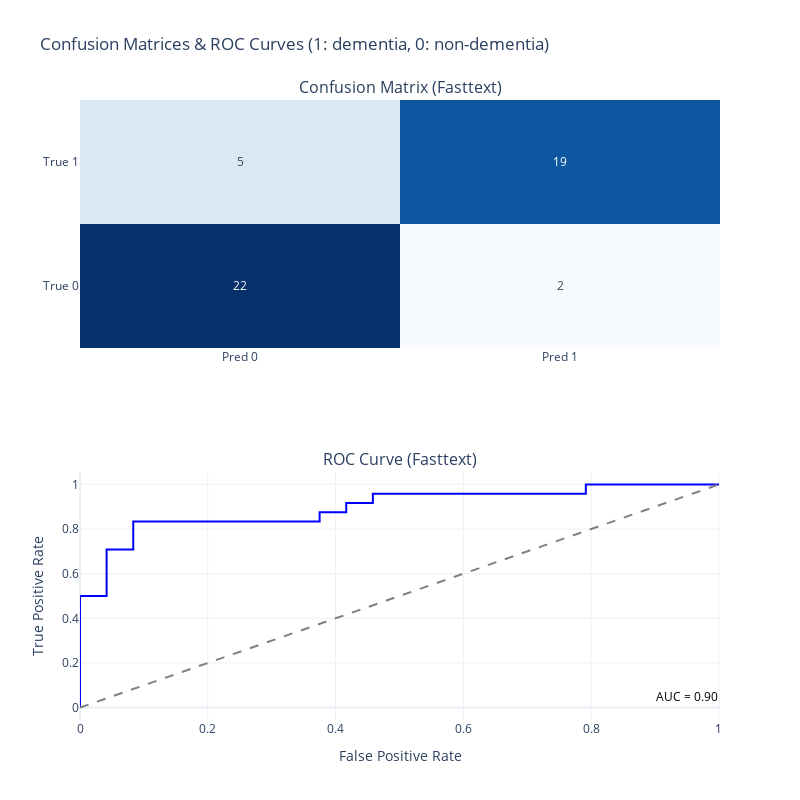

Notebook code for this chart:
### Code cell
plot_confusion_matrices_with_roc_fasttext(model_tuned, clean_texts_test, y_test, "Fasttext")

### Figure 1 — Plotly figure (JSON) as saved in the notebook; plotly's stock layout.template omitted (floating-point values rounded to 4 significant figures)
{"data": [{"colorscale": [[0, "rgb(247,251,255)"], [0.125, "rgb(222,235,247)"], [0.25, "rgb(198,219,239)"], [0.375, "rgb(158,202,225)"], [0.5, "rgb(107,174,214)"], [0.625, "rgb(66,146,198)"], [0.75, "rgb(33,113,181)"], [0.875, "rgb(8,81,156)"], [1, "rgb(8,48,107)"]], "showscale": false, "text": [[22, 2], [5, 19]], "texttemplate": "%{text}", "type": "heatmap", "x": ["Pred 0", "Pred 1"], "xaxis": "x", "y": ["True 0", "True 1"], "yaxis": "y", "z": [[22, 2], [5, 19]]}, {"line": {"color": "blue"}, "mode": "lines", "name": "Fasttext AUC = 0.90", "type": "scatter", "x": [0.0, 0.0, 0.0, 0.04167, 0.04167, 0.08333, 0.08333, 0.375, 0.375, 0.4167, 0.4167, 0.4583, 0.4583, 0.7917, 0.7917, 1.0], "xaxis": "x2", "y": [0.0, 0.04167, 0.5, 0.5, 0.7083, 0.7083, 0.8333, 0.8333, 0.875, 0.875, 0.9167, 0.9167, 0.9583, 0.9583, 1.0, 1.0], "yaxis": "y2"}, {"line": {"color": "gray", "dash": "dash"}, "mode": "lines", "showlegend": false, "type": "scatter", "x": [0, 1], "xaxis": "x2", "y": [0, 1], "yaxis": "y2"}], "layout": {"annotations": [{"font": {"size": 16}, "showarrow": false, "text": "Confusion Matrix (Fasttext)", "x": 0.5, "xanchor": "center", "xref": "paper", "y": 1, "yanchor": "bottom", "yref": "paper"}, {"font": {"size": 16}, "showarrow": false, "text": "ROC Curve (Fasttext)", "x": 0.5, "xanchor": "center", "xref": "paper", "y": 0.4, "yanchor": "bottom", "yref": "paper"}, {"align": "right", "font": {"color": "black", "size": 12}, "showarrow": false, "text": "AUC = 0.90", "x": 0.95, "xref": "x2", "y": 0.05, "yref": "y2"}], "height": 800, "showlegend": false, "title": {"text": "Confusion Matrices & ROC Curves (1: dementia, 0: non-dementia)"}, "width": 800, "xaxis": {"anchor": "y", "domain": [0, 1]}, "xaxis2": {"anchor": "y2", "domain": [0, 1], "title": {"text": "False Positive Rate"}}, "yaxis": {"anchor": "x", "domain": [0.6, 1]}, "yaxis2": {"anchor": "x2", "domain": [0, 0.4], "title": {"text": "True Positive Rate"}}}}
